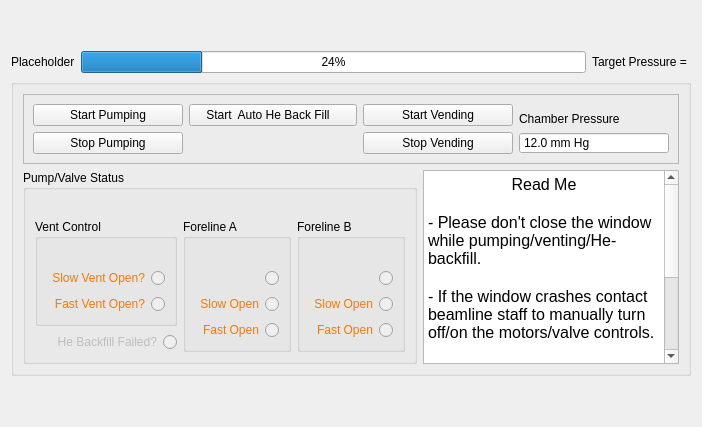
      <widget class="QWidget" name="tab_10">
       <attribute name="title">
        <string>Sample Exchange</string>
       </attribute>
       <layout class="QGridLayout" name="gridLayout_68">
        <item row="0" column="0">
         <spacer name="verticalSpacer_8">
          <property name="orientation">
           <enum>Qt::Vertical</enum>
          </property>
          <property name="sizeType">
           <enum>QSizePolicy::Minimum</enum>
          </property>
          <property name="sizeHint" stdset="0">
           <size>
            <width>20</width>
            <height>40</height>
           </size>
          </property>
         </spacer>
        </item>
        <item row="2" column="0" colspan="2">
         <widget class="QGroupBox" name="groupBox_22">
          <property name="styleSheet">
           <string notr="true">gridline-color: rgb(196, 160, 0);</string>
          </property>
          <property name="title">
           <string/>
          </property>
          <layout class="QGridLayout" name="gridLayout_105">
           <item row="1" column="1">
            <widget class="QTextEdit" name="textEdit">
             <property name="sizePolicy">
              <sizepolicy hsizetype="Expanding" vsizetype="Preferred">
               <horstretch>0</horstretch>
               <verstretch>0</verstretch>
              </sizepolicy>
             </property>
             <property name="readOnly">
              <bool>true</bool>
             </property>
             <property name="html">
              <string>&lt;!DOCTYPE HTML PUBLIC &quot;-//W3C//DTD HTML 4.0//EN&quot; &quot;http://www.w3.org/TR/REC-html40/strict.dtd&quot;&gt;
&lt;html&gt;&lt;head&gt;&lt;meta name=&quot;qrichtext&quot; content=&quot;1&quot; /&gt;&lt;style type=&quot;text/css&quot;&gt;
p, li { white-space: pre-wrap; }
&lt;/style&gt;&lt;/head&gt;&lt;body style=&quot; font-family:'Segoe UI'; font-size:12pt; font-weight:400; font-style:normal;&quot;&gt;
&lt;p align=&quot;center&quot; style=&quot; margin-top:0px; margin-bottom:0px; margin-left:0px; margin-right:0px; -qt-block-indent:0; text-indent:0px;&quot;&gt;Read Me&lt;/p&gt;
&lt;p style=&quot;-qt-paragraph-type:empty; margin-top:0px; margin-bottom:0px; margin-left:0px; margin-right:0px; -qt-block-indent:0; text-indent:0px;&quot;&gt;&lt;br /&gt;&lt;/p&gt;
&lt;p style=&quot; margin-top:0px; margin-bottom:0px; margin-left:0px; margin-right:0px; -qt-block-indent:0; text-indent:0px;&quot;&gt;- Please don't close the window while pumping/venting/He-backfill. &lt;/p&gt;
&lt;p style=&quot;-qt-paragraph-type:empty; margin-top:0px; margin-bottom:0px; margin-left:0px; margin-right:0px; -qt-block-indent:0; text-indent:0px;&quot;&gt;&lt;br /&gt;&lt;/p&gt;
&lt;p style=&quot; margin-top:0px; margin-bottom:0px; margin-left:0px; margin-right:0px; -qt-block-indent:0; text-indent:0px;&quot;&gt;- If the window crashes contact beamline staff to manually turn off/on the motors/valve controls. &lt;/p&gt;
&lt;p style=&quot;-qt-paragraph-type:empty; margin-top:0px; margin-bottom:0px; margin-left:0px; margin-right:0px; -qt-block-indent:0; text-indent:0px;&quot;&gt;&lt;br /&gt;&lt;/p&gt;
&lt;p style=&quot; margin-top:0px; margin-bottom:0px; margin-left:0px; margin-right:0px; -qt-block-indent:0; text-indent:0px;&quot;&gt;- Make sure the helium valve is ON before backfilling with Helium&lt;/p&gt;
&lt;p style=&quot;-qt-paragraph-type:empty; margin-top:0px; margin-bottom:0px; margin-left:0px; margin-right:0px; -qt-block-indent:0; text-indent:0px;&quot;&gt;&lt;br /&gt;&lt;/p&gt;
&lt;p style=&quot; margin-top:0px; margin-bottom:0px; margin-left:0px; margin-right:0px; -qt-block-indent:0; text-indent:0px;&quot;&gt;- If the pressure value is not changing as expeted for more than 10 minutes, contact beamline staff. &lt;/p&gt;&lt;/body&gt;&lt;/html&gt;</string>
             </property>
            </widget>
           </item>
           <item row="0" column="0" colspan="2">
            <widget class="QFrame" name="frame">
             <property name="frameShape">
              <enum>QFrame::StyledPanel</enum>
             </property>
             <property name="frameShadow">
              <enum>QFrame::Raised</enum>
             </property>
             <layout class="QGridLayout" name="gridLayout_39">
              <item row="0" column="1">
               <widget class="QPushButton" name="pb_auto_he_fill">
                <property name="enabled">
                 <bool>true</bool>
                </property>
                <property name="sizePolicy">
                 <sizepolicy hsizetype="Preferred" vsizetype="Preferred">
                  <horstretch>0</horstretch>
                  <verstretch>0</verstretch>
                 </sizepolicy>
                </property>
                <property name="styleSheet">
                 <string notr="true"/>
                </property>
                <property name="text">
                 <string>    Start  Auto He Back Fill       </string>
                </property>
               </widget>
              </item>
              <item row="1" column="2">
               <widget class="QPushButton" name="pb_stop_vent">
                <property name="sizePolicy">
                 <sizepolicy hsizetype="Preferred" vsizetype="Preferred">
                  <horstretch>0</horstretch>
                  <verstretch>0</verstretch>
                 </sizepolicy>
                </property>
                <property name="text">
                 <string>Stop Vending</string>
                </property>
               </widget>
              </item>
              <item row="0" column="3" rowspan="2">
               <layout class="QGridLayout" name="gridLayout_72">
                <item row="0" column="0">
                 <widget class="QLabel" name="label_119">
                  <property name="sizePolicy">
                   <sizepolicy hsizetype="Preferred" vsizetype="Minimum">
                    <horstretch>0</horstretch>
                    <verstretch>0</verstretch>
                   </sizepolicy>
                  </property>
                  <property name="text">
                   <string>Chamber Pressure</string>
                  </property>
                  <property name="alignment">
                   <set>Qt::AlignBottom|Qt::AlignLeading|Qt::AlignLeft</set>
                  </property>
                 </widget>
                </item>
                <item row="1" column="0">
                 <widget class="QDoubleSpinBox" name="lcdPressure">
                  <property name="sizePolicy">
                   <sizepolicy hsizetype="Preferred" vsizetype="Fixed">
                    <horstretch>0</horstretch>
                    <verstretch>0</verstretch>
                   </sizepolicy>
                  </property>
                  <property name="styleSheet">
                   <string notr="true">font: 75 22pt &quot;C059&quot;;</string>
                  </property>
                  <property name="readOnly">
                   <bool>true</bool>
                  </property>
                  <property name="buttonSymbols">
                   <enum>QAbstractSpinBox::NoButtons</enum>
                  </property>
                  <property name="suffix">
                   <string> mm Hg</string>
                  </property>
                  <property name="decimals">
                   <number>1</number>
                  </property>
                  <property name="minimum">
                   <double>0.000000000000000</double>
                  </property>
                  <property name="maximum">
                   <double>800.000000000000000</double>
                  </property>
                  <property name="value">
                   <double>12.000000000000000</double>
                  </property>
                 </widget>
                </item>
               </layout>
              </item>
              <item row="0" column="2">
               <widget class="QPushButton" name="pb_vent">
                <property name="enabled">
                 <bool>true</bool>
                </property>
                <property name="sizePolicy">
                 <sizepolicy hsizetype="Preferred" vsizetype="Preferred">
                  <horstretch>0</horstretch>
                  <verstretch>0</verstretch>
                 </sizepolicy>
                </property>
                <property name="toolTip">
                 <string>Status of all the motors and valves will be checked</string>
                </property>
                <property name="styleSheet">
                 <string notr="true"/>
                </property>
                <property name="text">
                 <string>Start Vending</string>
                </property>
               </widget>
              </item>
              <item row="0" column="0">
               <widget class="QPushButton" name="pb_start_pump">
                <property name="enabled">
                 <bool>true</bool>
                </property>
                <property name="sizePolicy">
                 <sizepolicy hsizetype="Preferred" vsizetype="Preferred">
                  <horstretch>0</horstretch>
                  <verstretch>0</verstretch>
                 </sizepolicy>
                </property>
                <property name="toolTip">
                 <string>Starts the pumping protocol. Status of all the valves will be checked </string>
                </property>
                <property name="styleSheet">
                 <string notr="true"/>
                </property>
                <property name="text">
                 <string>Start Pumping</string>
                </property>
               </widget>
              </item>
              <item row="1" column="1">
               <widget class="QLabel" name="label_81">
                <property name="text">
                 <string/>
                </property>
               </widget>
              </item>
              <item row="1" column="0">
               <widget class="QPushButton" name="pb_stop_pump">
                <property name="sizePolicy">
                 <sizepolicy hsizetype="Preferred" vsizetype="Preferred">
                  <horstretch>0</horstretch>
                  <verstretch>0</verstretch>
                 </sizepolicy>
                </property>
                <property name="text">
                 <string>Stop Pumping</string>
                </property>
               </widget>
              </item>
             </layout>
            </widget>
           </item>
           <item row="1" column="0">
            <widget class="QGroupBox" name="groupBox_27">
             <property name="enabled">
              <bool>true</bool>
             </property>
             <property name="title">
              <string>Pump/Valve Status</string>
             </property>
             <layout class="QGridLayout" name="gridLayout_103">
              <item row="0" column="0">
               <widget class="QLabel" name="label_144">
                <property name="sizePolicy">
                 <sizepolicy hsizetype="Fixed" vsizetype="Fixed">
                  <horstretch>0</horstretch>
                  <verstretch>0</verstretch>
                 </sizepolicy>
                </property>
                <property name="text">
                 <string/>
                </property>
               </widget>
              </item>
              <item row="1" column="0">
               <widget class="QGroupBox" name="groupBox_28">
                <property name="title">
                 <string>Vent Control</string>
                </property>
                <layout class="QGridLayout" name="gridLayout_89">
                 <item row="1" column="0">
                  <widget class="QRadioButton" name="rb_slow_vent">
                   <property name="enabled">
                    <bool>false</bool>
                   </property>
                   <property name="sizePolicy">
                    <sizepolicy hsizetype="Preferred" vsizetype="Preferred">
                     <horstretch>0</horstretch>
                     <verstretch>0</verstretch>
                    </sizepolicy>
                   </property>
                   <property name="layoutDirection">
                    <enum>Qt::RightToLeft</enum>
                   </property>
                   <property name="styleSheet">
                    <string notr="true">color: rgb(245, 121, 0);</string>
                   </property>
                   <property name="text">
                    <string>Slow Vent Open?</string>
                   </property>
                   <property name="autoExclusive">
                    <bool>false</bool>
                   </property>
                  </widget>
                 </item>
                 <item row="2" column="0">
                  <widget class="QRadioButton" name="rb_fast_vent">
                   <property name="enabled">
                    <bool>false</bool>
                   </property>
                   <property name="sizePolicy">
                    <sizepolicy hsizetype="Preferred" vsizetype="Preferred">
                     <horstretch>0</horstretch>
                     <verstretch>0</verstretch>
                    </sizepolicy>
                   </property>
                   <property name="layoutDirection">
                    <enum>Qt::RightToLeft</enum>
                   </property>
                   <property name="styleSheet">
                    <string notr="true">color: rgb(245, 121, 0);</string>
                   </property>
                   <property name="text">
                    <string>Fast Vent Open?</string>
                   </property>
                   <property name="checkable">
                    <bool>true</bool>
                   </property>
                   <property name="autoExclusive">
                    <bool>false</bool>
                   </property>
                  </widget>
                 </item>
                 <item row="0" column="0">
                  <widget class="QLabel" name="label_145">
                   <property name="sizePolicy">
                    <sizepolicy hsizetype="Fixed" vsizetype="Fixed">
                     <horstretch>0</horstretch>
                     <verstretch>0</verstretch>
                    </sizepolicy>
                   </property>
                   <property name="text">
                    <string/>
                   </property>
                  </widget>
                 </item>
                </layout>
               </widget>
              </item>
              <item row="1" column="1" rowspan="2">
               <widget class="QGroupBox" name="groupBox_29">
                <property name="title">
                 <string>Foreline A</string>
                </property>
                <layout class="QGridLayout" name="gridLayout_101">
                 <item row="3" column="0">
                  <widget class="QRadioButton" name="rb_pumpA_fast">
                   <property name="enabled">
                    <bool>false</bool>
                   </property>
                   <property name="sizePolicy">
                    <sizepolicy hsizetype="Preferred" vsizetype="Preferred">
                     <horstretch>0</horstretch>
                     <verstretch>0</verstretch>
                    </sizepolicy>
                   </property>
                   <property name="layoutDirection">
                    <enum>Qt::RightToLeft</enum>
                   </property>
                   <property name="styleSheet">
                    <string notr="true">color: rgb(245, 121, 0);</string>
                   </property>
                   <property name="text">
                    <string>Fast Open</string>
                   </property>
                   <property name="autoExclusive">
                    <bool>false</bool>
                   </property>
                  </widget>
                 </item>
                 <item row="2" column="0">
                  <widget class="QRadioButton" name="rb_pumpA_slow">
                   <property name="enabled">
                    <bool>false</bool>
                   </property>
                   <property name="sizePolicy">
                    <sizepolicy hsizetype="Preferred" vsizetype="Preferred">
                     <horstretch>0</horstretch>
                     <verstretch>0</verstretch>
                    </sizepolicy>
                   </property>
                   <property name="layoutDirection">
                    <enum>Qt::RightToLeft</enum>
                   </property>
                   <property name="styleSheet">
                    <string notr="true">color: rgb(245, 121, 0);</string>
                   </property>
                   <property name="text">
                    <string>Slow Open</string>
                   </property>
                   <property name="autoExclusive">
                    <bool>false</bool>
                   </property>
                  </widget>
                 </item>
                 <item row="1" column="0">
                  <widget class="QRadioButton" name="rb_pumpA_on">
                   <property name="enabled">
                    <bool>false</bool>
                   </property>
                   <property name="sizePolicy">
                    <sizepolicy hsizetype="Preferred" vsizetype="Preferred">
                     <horstretch>0</horstretch>
                     <verstretch>0</verstretch>
                    </sizepolicy>
                   </property>
                   <property name="layoutDirection">
                    <enum>Qt::RightToLeft</enum>
                   </property>
                   <property name="styleSheet">
                    <string notr="true">color: rgb(245, 121, 0);
</string>
                   </property>
                   <property name="text">
                    <string/>
                   </property>
                   <property name="autoExclusive">
                    <bool>false</bool>
                   </property>
                  </widget>
                 </item>
                 <item row="0" column="0">
                  <widget class="QLabel" name="label_146">
                   <property name="sizePolicy">
                    <sizepolicy hsizetype="Fixed" vsizetype="Fixed">
                     <horstretch>0</horstretch>
                     <verstretch>0</verstretch>
                    </sizepolicy>
                   </property>
                   <property name="text">
                    <string/>
                   </property>
                  </widget>
                 </item>
                </layout>
               </widget>
              </item>
              <item row="1" column="2" rowspan="2">
               <widget class="QGroupBox" name="groupBox_30">
                <property name="title">
                 <string>Foreline B</string>
                </property>
                <layout class="QGridLayout" name="gridLayout_102">
                 <item row="3" column="0">
                  <widget class="QRadioButton" name="rb_pumpB_slow">
                   <property name="enabled">
                    <bool>false</bool>
                   </property>
                   <property name="sizePolicy">
                    <sizepolicy hsizetype="Preferred" vsizetype="Preferred">
                     <horstretch>0</horstretch>
                     <verstretch>0</verstretch>
                    </sizepolicy>
                   </property>
                   <property name="layoutDirection">
                    <enum>Qt::RightToLeft</enum>
                   </property>
                   <property name="styleSheet">
                    <string notr="true">color: rgb(245, 121, 0);</string>
                   </property>
                   <property name="text">
                    <string>Slow Open</string>
                   </property>
                   <property name="autoExclusive">
                    <bool>false</bool>
                   </property>
                  </widget>
                 </item>
                 <item row="2" column="0">
                  <widget class="QRadioButton" name="rb_pumpB_on">
                   <property name="enabled">
                    <bool>false</bool>
                   </property>
                   <property name="sizePolicy">
                    <sizepolicy hsizetype="Preferred" vsizetype="Preferred">
                     <horstretch>0</horstretch>
                     <verstretch>0</verstretch>
                    </sizepolicy>
                   </property>
                   <property name="layoutDirection">
                    <enum>Qt::RightToLeft</enum>
                   </property>
                   <property name="styleSheet">
                    <string notr="true">color: rgb(245, 121, 0);</string>
                   </property>
                   <property name="text">
                    <string/>
                   </property>
                   <property name="autoExclusive">
                    <bool>false</bool>
                   </property>
                  </widget>
                 </item>
                 <item row="4" column="0">
                  <widget class="QRadioButton" name="rb_pumpB_fast">
                   <property name="enabled">
                    <bool>false</bool>
                   </property>
                   <property name="sizePolicy">
                    <sizepolicy hsizetype="Preferred" vsizetype="Preferred">
                     <horstretch>0</horstretch>
                     <verstretch>0</verstretch>
                    </sizepolicy>
                   </property>
                   <property name="layoutDirection">
                    <enum>Qt::RightToLeft</enum>
                   </property>
                   <property name="styleSheet">
                    <string notr="true">color: rgb(245, 121, 0);</string>
                   </property>
                   <property name="text">
                    <string>Fast Open</string>
                   </property>
                   <property name="autoExclusive">
                    <bool>false</bool>
                   </property>
                  </widget>
                 </item>
                 <item row="1" column="0">
                  <widget class="QLabel" name="label_147">
                   <property name="sizePolicy">
                    <sizepolicy hsizetype="Fixed" vsizetype="Fixed">
                     <horstretch>0</horstretch>
                     <verstretch>0</verstretch>
                    </sizepolicy>
                   </property>
                   <property name="text">
                    <string/>
                   </property>
                  </widget>
                 </item>
                </layout>
               </widget>
              </item>
              <item row="2" column="0">
               <widget class="QRadioButton" name="rb_he_backfill_fail">
                <property name="enabled">
                 <bool>false</bool>
                </property>
                <property name="sizePolicy">
                 <sizepolicy hsizetype="Preferred" vsizetype="Preferred">
                  <horstretch>0</horstretch>
                  <verstretch>0</verstretch>
                 </sizepolicy>
                </property>
                <property name="layoutDirection">
                 <enum>Qt::RightToLeft</enum>
                </property>
                <property name="styleSheet">
                 <string notr="true">color: rgb(245, 121, 0);

indicator {
    border: 3px solid rgb(52, 59, 72);
	width: 15px;
	height: 15px;
	border-radius: 10px;
    background: rgb(255, 255, 0);
}</string>
                </property>
                <property name="text">
                 <string>He Backfill Failed?</string>
                </property>
               </widget>
              </item>
             </layout>
            </widget>
           </item>
          </layout>
         </widget>
        </item>
        <item row="3" column="1">
         <spacer name="verticalSpacer_4">
          <property name="orientation">
           <enum>Qt::Vertical</enum>
          </property>
          <property name="sizeHint" stdset="0">
           <size>
            <width>20</width>
            <height>40</height>
           </size>
          </property>
         </spacer>
        </item>
        <item row="1" column="0" colspan="2">
         <layout class="QGridLayout" name="gridLayout_47">
          <item row="0" column="1">
           <widget class="QProgressBar" name="prb_sample_exchange">
            <property name="value">
             <number>24</number>
            </property>
           </widget>
          </item>
          <item row="0" column="2">
           <widget class="QLabel" name="lb_target_pressure">
            <property name="text">
             <string>Target Pressure = </string>
            </property>
           </widget>
          </item>
          <item row="0" column="0">
           <widget class="QLabel" name="lb_sample_change_action">
            <property name="text">
             <string>Placeholder</string>
            </property>
           </widget>
          </item>
         </layout>
        </item>
       </layout>
      </widget>
